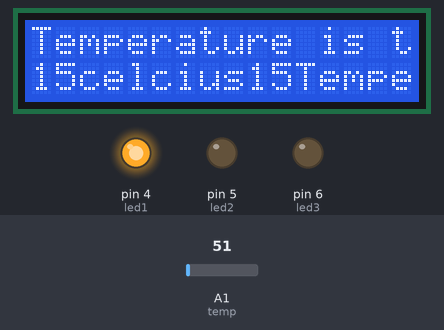
A sketch run on a simulated Arduino Uno, built with avr-gcc and run on an emulated ATmega328P. On the bench: 16×2 character LCD, output pins drawn as LEDs (lit = HIGH). The test bench sets the inputs (shaded band); at power-on: A1 (temp) = 51. What the sketch prints to the serial monitor is not drawn.

Above: at 0.29 s.
At 3.43 s:
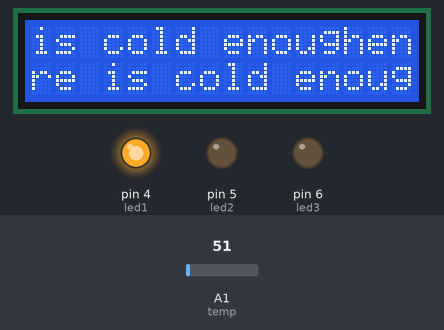
At 6.86 s:
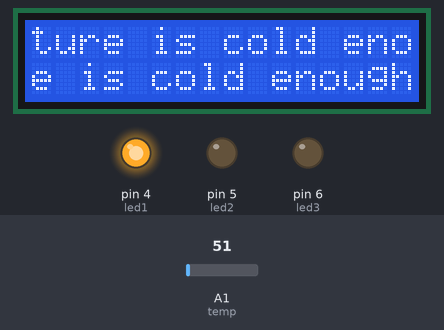
At 13.41 s:
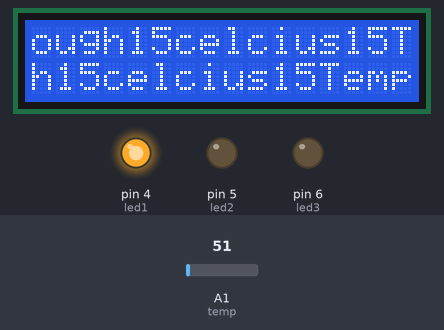
Timing chart, 0 to 14.9 s (numbered marks = the images above):
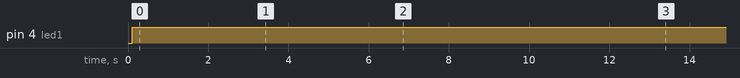

The sketch:

program.ino
```cpp
// C++ code
//Wireless Temperature monitoring system
#include<LiquidCrystal_I2C.h>
  int led1=4;
  int led2=5;
  int led3=6;

  int temp=A1;
  const int cold=20;
  const int high=90;

  float val=0;

  LiquidCrystal_I2C lcd(0x27,16,2);

void setup()
{

  pinMode(temp,INPUT);
  pinMode(led1,OUTPUT);
  pinMode(led2,OUTPUT);
  pinMode(led3,OUTPUT);

  Serial.begin(9600);

  lcd.begin(16,2);
  lcd.print("Temperature is to be Measured..!");
  lcd.setCursor(0,1);

  lcd.backlight();
}

void loop()
{
  val=analogRead(temp);
  Serial.print("Temperature in celcius");
  lcd.print(temp);
  lcd.print("celcius");
  Serial.print(temp);
  lcd.print(temp);

  if(temp<cold){
    digitalWrite(led1,HIGH);
    digitalWrite(led2,LOW);
    digitalWrite(led3,LOW);

    Serial.print("Temperature is cold enough");
    lcd.print("Temperature is cold enough");
  }
  else if(temp<high){
    digitalWrite(led1,HIGH);
    digitalWrite(led2,HIGH);
    digitalWrite(led3,LOW);

    Serial.print("Temperature is moderate");
    lcd.print("Temperature is moderate");
  }
  else{
    digitalWrite(led1,HIGH);
    digitalWrite(led2,HIGH);
    digitalWrite(led3,HIGH);

    Serial.print("Temperature is Too hot");
    lcd.print("Temperature is Too hot");
  }

}
```

Measured:
- by itself, pin 4 (led1): LOW → HIGH at 0.11 s
- by itself, everything shown: repeats every 12.5 s, in 40 steps
